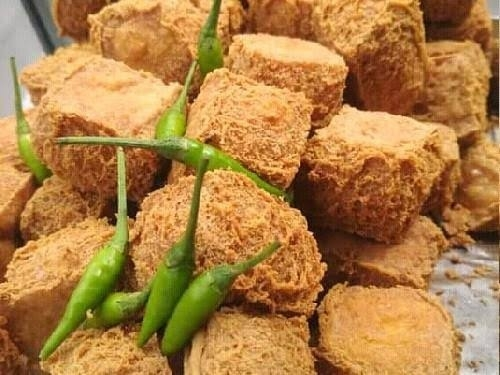
#> input picture 202331084_Felix Ewaldo Panggabean_Histogram Dan Operasi Piksel/tahusumedang.png.jpg, 500 x 375 px
$ jupyter execute '202331084_Felix Ewaldo Panggabean_Histogram Dan Operasi Piksel.ipynb'
#> lines starting #> are read from the running program, lines starting #| are printed output that depends on the picture
## Felix Ewaldo Panggabean
## 202331084
## Pengolahan Citra Digital (C)

## IMPORT LIBRARY

[cell 1]
import cv2
import numpy as np
import matplotlib.pyplot as plt

[cell 2]
img = cv2.imread('tahusumedang.png.jpg')
#> img is the input picture: shape (375, 500, 3); mean B, G, R 68.7, 127.6, 175.5

if img is None:
    print("Citra tidak dapat dimuat. Pastikan path gambar benar.")
else:
    print("Citra berhasil dimuat.")

[cell 3]
# Felix Ewaldo Panggabean 202331084 Pengolahan Citra Digital (C)
img.shape
#> Out = (375, 500, 3)

[cell 4]
[baris, kolom] = img.shape[:2]
#> baris = 375; kolom = 500

[cell 5]
# Felix Ewaldo Panggabean 202331084
rgb = cv2.cvtColor(img, cv2.COLOR_BGR2RGB)
plt.imshow(img)

[cell 6]
# Cara 1: Menggunakan imshow dan hist pada subplot
fig, axs = plt.subplots(2, 2, figsize=(10, 8))
axs[0, 0].imshow(rgb) # Menampilkan gambar pada subplot [0, 0]
axs[0, 0].set_title("Citra RGB") # Menambahkan judul untuk subplot [0, 0]
gray = cv2.cvtColor(rgb, cv2.COLOR_RGB2GRAY)
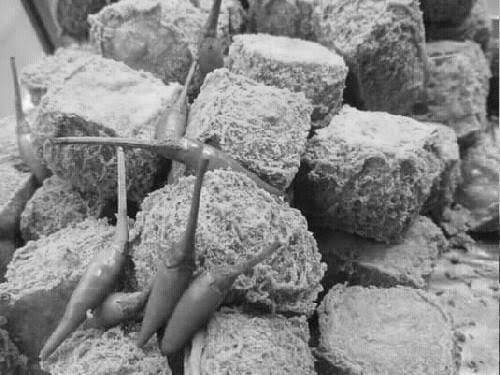
#> gray: shape (375, 500); min 9, max 249, mean 135.2
axs[0, 1].hist(rgb.ravel(), 256, [0, 256], color='pink') # Histogram grayscale pada subplot [0, 1]
axs[0, 1].set_title("Histogram Grayscale") # Menambahkan judul untuk subplot [0, 1]

# Cara 2: Menggunakan cv2.calcHist dan plot pada subplot
hist = cv2.calcHist([rgb], [0], None, [256], [0, 256]) # Menghitung histogram channel merah
#> hist = 256 values, max 4986 at index 255, min 0 at index 0, mean 732.4
axs[1, 0].imshow(rgb) # Menampilkan gambar pada subplot [1, 0]
axs[1, 0].set_title("Citra RGB (Ulang)") # Menambahkan judul untuk subplot [1, 0]

axs[1, 1].plot(hist, color='blue') # Plot histogram channel merah pada subplot [1, 1]
axs[1, 1].set_title("Histogram Channel Merah") # Menambahkan judul untuk subplot [1, 1]

plt.tight_layout() # Untuk mengatur layout agar tidak tumpang tindih
plt.show()
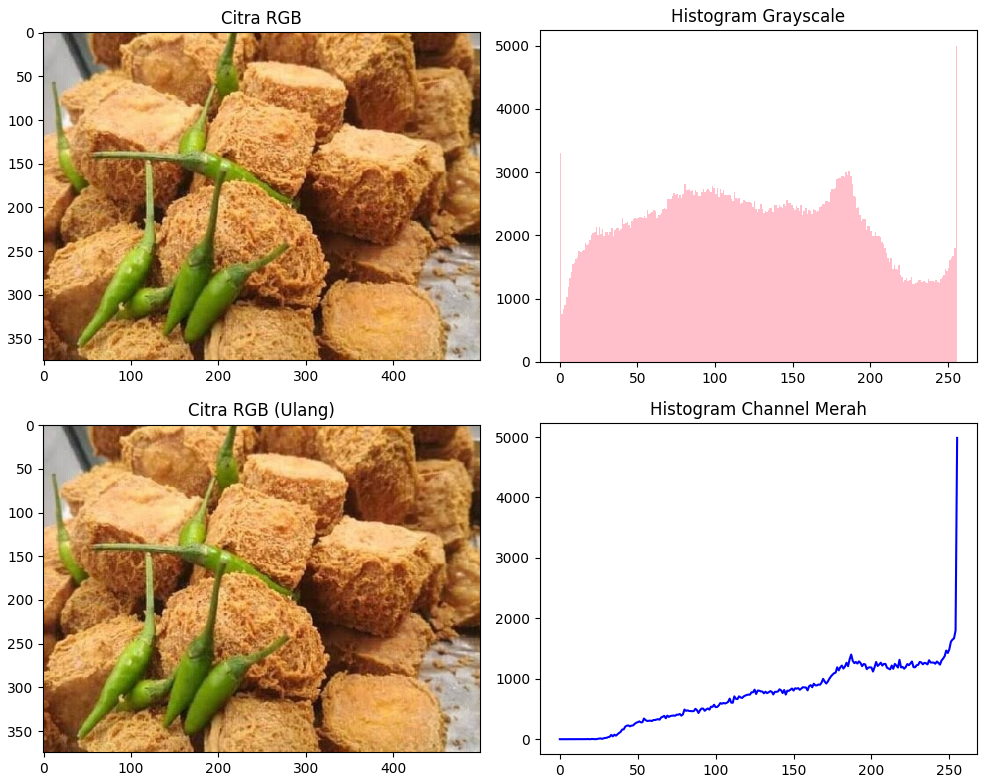
#> figure drawn by matplotlib, 4 panels; panel 2: tallest bar 4992 high, from x = 255 to 256; panel 4: curve peaks at x = 255, y = 4986
# Felix Ewaldo Panggabean_202331084

[cell 7]
beta = 40
# Felix Ewaldo Panggabean 202331084
# Membuat array untuk menyimpan hasil peningkatan kecerahan
baris, kolom, _ = rgb.shape
citra_cerah = np.zeros((baris, kolom, 3))

# Menghitung peningkatan kecerahan untuk setiap piksel
for y in range(baris):
    for x in range(kolom):
        # Hitung kecerahan baru untuk setiap channel (R, G, B)
        gyx = rgb[y, x] + beta
        # Batasi nilai agar tetap dalam rentang [0, 255]
        gyx = np.clip(gyx, 0, 375)
        citra_cerah[y, x] = gyx
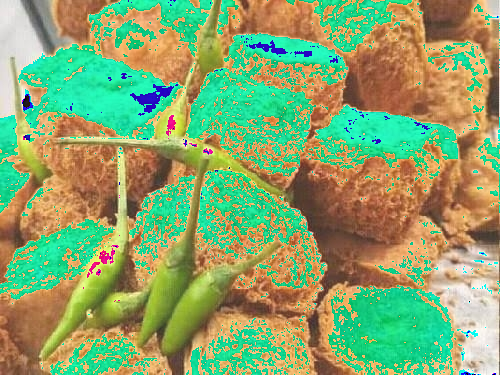
#> citra_cerah: shape (375, 500, 3) float64; mean R, G, B 138.9, 165.2, 108.6

# Ubah tipe data menjadi uint8
citra_cerah = citra_cerah.astype(np.uint8)

# Menampilkan hasil menggunakan subplot
fig, axs = plt.subplots(2, 2, figsize=(15, 5))

# Subplot 1: Gambar asli
axs[0, 0].imshow(rgb)
axs[0, 0].set_title("Citra RGB")
axs[0, 0].axis('off') # Matikan sumbu koordinat

# Subplot 2: Histogram citra asli
axs[0, 1].hist(rgb.ravel(), 256, [0, 256], color='pink')
axs[0, 1].set_title("Histogram RGB")

# Subplot 3: Gambar dengan peningkatan kecerahan
axs[1, 0].imshow(citra_cerah)
axs[1, 0].set_title("Citra dengan Peningkatan Kecerahan")
axs[1, 0].axis('off') # Matikan sumbu koordinat
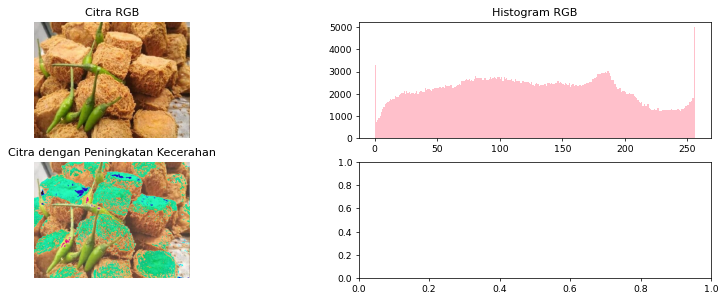
#> figure drawn by matplotlib, 3 panels; panel 2: tallest bar 4992 high, from x = 255 to 256

[cell 8]
# Faktor kontras
alpha = 1.2

# Felix Ewaldo Panggabean 202331084
# Membuat array untuk menyimpan hasil kontras
citra_Kontras = np.zeros((baris, kolom, 3))

# Menghitung kontras untuk setiap piksel
for i in range(baris):
    for j in range(kolom):
        # Hitung kontras untuk setiap channel (R, G, B)
        gyx = rgb[i, j] * alpha
        # Batasi nilai agar tetap dalam rentang [0, 255]
        gyx = np.clip(gyx, 0, 255)
        citra_Kontras[i, j] = gyx
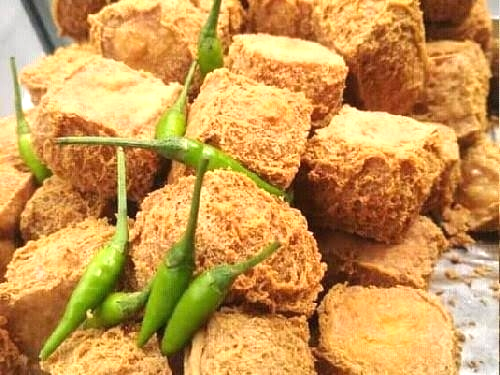
#> citra_Kontras: shape (375, 500, 3) float64; mean R, G, B 201.6, 153, 82.5

# Ubah tipe data menjadi uint8
citra_Kontras = citra_Kontras.astype(np.uint8)

# Menampilkan hasil menggunakan subplot
fig, axs = plt.subplots(2, 2, figsize=(15,5))

# Subplot 1: Gambar asli
axs[0, 0].imshow(rgb)
axs[0, 0].set_title("Citra Asli")
axs[0, 0].axis('off') # Matikan sumbu koordinat

# Subplot 2: Histogram citra asli
axs[0, 1].hist(rgb.ravel(), 256, [0, 256], color='gray')
axs[0, 1].set_title("Histogram Citra Asli")

# Subplot 3: Gambar dengan kontras ditingkatkan
axs[1, 0].imshow(citra_Kontras)
axs[1, 0].set_title("Citra dengan Kontras")
axs[1, 0].axis('off') # Matikan sumbu koordinat
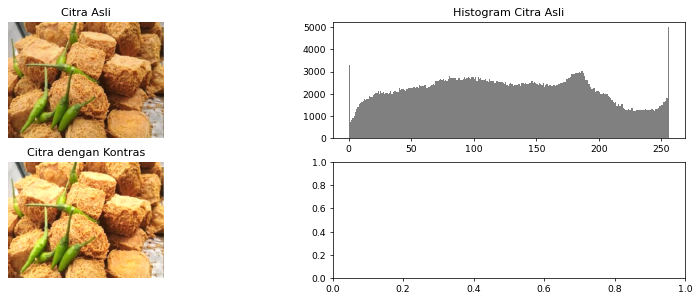
#> figure drawn by matplotlib, 3 panels; panel 2: tallest bar 4992 high, from x = 255 to 256
